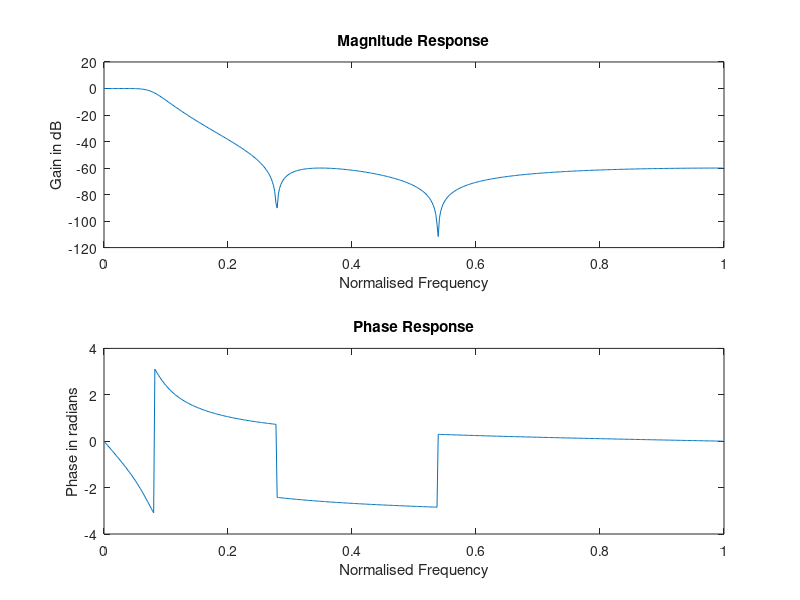

This chart was generated by the following MATLAB code:
%Experiment - 8 : Chebyshev LPF Type-2
clc;
clear all;
close all;

Wp = 40/500;
Ws = 150/500;
alphap = 3;
alphas = 60;
[n, Ws] = cheb2ord(Wp, Ws, alphap, alphas);
[b, a] = cheby2(n, alphas, Ws);
[h, w] = freqz(b, a);

subplot(2,1,1); plot(w/pi, 20*log10(abs(h)));
xlabel("Normalised Frequency");
ylabel("Gain in dB");
title("Magnitude Response");

subplot(2,1,2); plot(w/pi, angle(h));
xlabel("Normalised Frequency");
ylabel("Phase in radians");
title("Phase Response");